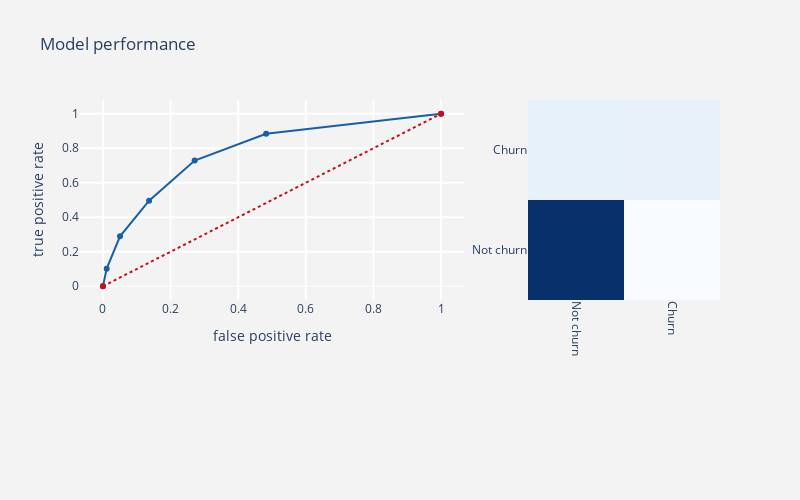

Notebook code cell kept with this figure:
### Code cell
knn = KNeighborsClassifier(algorithm='auto', leaf_size=30, metric='minkowski',
                           metric_params=None, n_jobs=None, n_neighbors=5, p=2,
                           weights='uniform')

_, _, _, _, tp = telecom_churn_prediction_alg(knn,train_X,test_X,
                             train_Y,test_Y,threshold_plot = True)

name = "NoBalance_KNN"
table = Return_Analisys(knn,train_X,test_X,train_Y,test_Y,Table,name)
tp

### Figure 1 — Plotly figure (JSON) as saved in the notebook; plotly's stock layout.template omitted (floating-point values rounded to 4 significant figures)
{"data": [{"line": {"color": "rgb(22, 96, 167)", "width": 2}, "name": "Roc : 0.6797415180583274", "type": "scatter", "x": [0, 0.01104, 0.05047, 0.1364, 0.2713, 0.4826, 1], "y": [0, 0.102, 0.2898, 0.4959, 0.7286, 0.8837, 1]}, {"line": {"color": "rgb(205, 12, 24)", "dash": "dot", "width": 2}, "type": "scatter", "x": [0, 1], "y": [0, 1]}, {"colorscale": [[0, "rgb(247,251,255)"], [0.125, "rgb(222,235,247)"], [0.25, "rgb(198,219,239)"], [0.375, "rgb(158,202,225)"], [0.5, "rgb(107,174,214)"], [0.625, "rgb(66,146,198)"], [0.75, "rgb(33,113,181)"], [0.875, "rgb(8,81,156)"], [1, "rgb(8,48,107)"]], "name": "matrix", "showscale": false, "type": "heatmap", "x": ["Not churn", "Churn"], "xaxis": "x2", "y": ["Not churn", "Churn"], "yaxis": "y2", "z": [[1095, 173], [247, 243]]}], "layout": {"autosize": false, "height": 500, "margin": {"b": 200}, "paper_bgcolor": "rgb(243,243,243)", "plot_bgcolor": "rgb(243,243,243)", "showlegend": false, "title": {"text": "Model performance"}, "width": 800, "xaxis": {"domain": [0, 0.6], "gridcolor": "rgb(255, 255, 255)", "gridwidth": 2, "ticklen": 5, "title": {"text": "false positive rate"}}, "xaxis2": {"domain": [0.7, 1], "gridcolor": "rgb(255, 255, 255)", "tickangle": 90}, "yaxis": {"gridcolor": "rgb(255, 255, 255)", "gridwidth": 2, "ticklen": 5, "title": {"text": "true positive rate"}, "zerolinewidth": 1}, "yaxis2": {"anchor": "x2", "gridcolor": "rgb(255, 255, 255)"}}}
